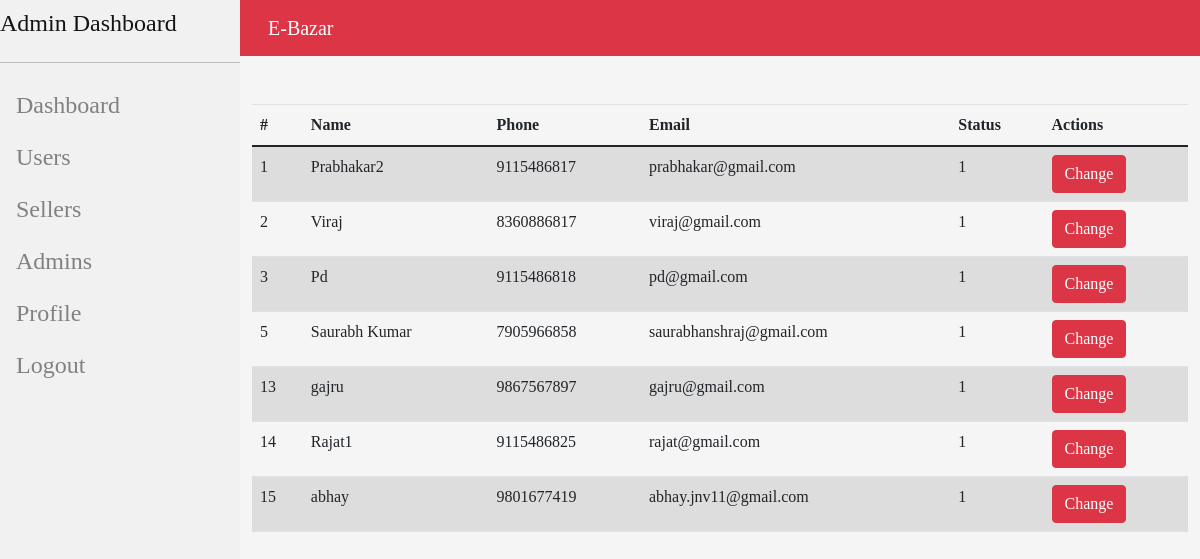
The page /templates/admin/users.php (signed in) on the database its author committed.
### tables this page shows
CREATE TABLE `users` (
  `user_id` int(11) NOT NULL,
  `user_name` varchar(50) NOT NULL,
  `user_phone` varchar(50) NOT NULL,
  `user_email` varchar(50) NOT NULL,
  `user_pass` varchar(50) NOT NULL,
  `active_status` int(11) NOT NULL
);

### templates/admin/users.php (the view, shortened to what this page needs)
<?php include "../../src/db_con.php";?>
<?php
if(isset($_SESSION['admin_id'])){
?>
<?php include "../includes/header.php"; ?>
<?php include "../includes/admin_sidebar.php"; ?>
<section class="main_view mt-5">
<div class="container">
   <table id="example" class="table table-striped" style="width:100%">
      <thead>
          <tr>
              <th>#</th>
              <th>Name</th>
              <th>Phone</th>
              <th>Email</th>
              <th>Status</th>
              <th>Actions</th>
          </tr>
      </thead>
      <tbody>
          <?php
           $result=$con->prepare("SELECT * FROM users");
           $result->execute();
           while($row=$result->fetch(PDO::FETCH_ASSOC)){
          ?>
          <tr>
              <td><?php echo $row['user_id'] ?></td>
              <td><?php echo $row['user_name'] ?></td>
              <td><?php echo $row['user_phone'] ?></td>
              <td><?php echo $row['user_email'] ?></td>
              <td><?php echo $row['active_status'] ?></td>
              <td><form action="<?php echo htmlspecialchars($_SERVER["PHP_SELF"]);?>" method="post">
                <button type="submit" name="change_status" class="btn btn-danger">Change</button>
              </form></td>
          </tr>
          <?php
           }
          ?>
      </tbody>
   </table>
</div>
</section>
<?php include "admin_footer.php" ?>
<?php
}
else{
    header("Location:admin.php");
}
?>

### public/sass/style.css (style rules this page uses)
* { margin: 0; padding: 0; font-family: "Times New Roman", Times, serif; }
body { background: whitesmoke; }
.main_view { margin-left: 20%; }

### rows shown on the page
users: user_id "1", user_name "Prabhakar2", user_phone "9115486817", user_email "prabhakar@gmail.com", active_status "1"
users: user_id "2", user_name "Viraj", user_phone "8360886817", user_email "viraj@gmail.com", active_status "1"
users: user_id "3", user_name "Pd", user_phone "9115486818", user_email "pd@gmail.com", active_status "1"
users: user_id "5", user_name "Saurabh Kumar", user_phone "7905966858", user_email "saurabhanshraj@gmail.com", active_status "1"
users: user_id "13", user_name "gajru", user_phone "9867567897", user_email "gajru@gmail.com", active_status "1"
users: user_id "14", user_name "Rajat1", user_phone "9115486825", user_email "rajat@gmail.com", active_status "1"
users: user_id "15", user_name "abhay", user_phone "9801677419", user_email "abhay.jnv11@gmail.com", active_status "1"
